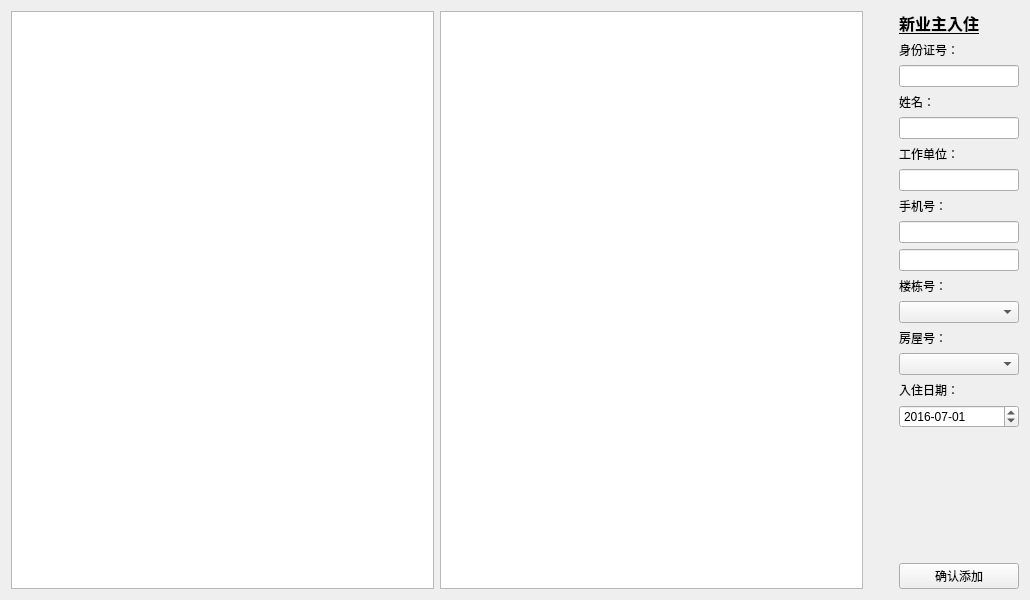
<?xml version="1.0" encoding="UTF-8"?>
<ui version="4.0">
 <class>AddProprietorWidget</class>
 <widget class="QWidget" name="AddProprietorWidget">
  <property name="geometry">
   <rect>
    <x>0</x>
    <y>0</y>
    <width>1030</width>
    <height>600</height>
   </rect>
  </property>
  <property name="sizePolicy">
   <sizepolicy hsizetype="Expanding" vsizetype="Expanding">
    <horstretch>0</horstretch>
    <verstretch>0</verstretch>
   </sizepolicy>
  </property>
  <property name="minimumSize">
   <size>
    <width>800</width>
    <height>600</height>
   </size>
  </property>
  <property name="windowTitle">
   <string>Form</string>
  </property>
  <layout class="QGridLayout" name="gridLayout">
   <item row="0" column="0">
    <layout class="QHBoxLayout" name="horizontalLayout" stretch="0,0,0">
     <item>
      <widget class="QTableView" name="proprietorTableView"/>
     </item>
     <item>
      <widget class="QTableView" name="tableView"/>
     </item>
     <item>
      <layout class="QVBoxLayout" name="verticalLayout">
       <property name="leftMargin">
        <number>30</number>
       </property>
       <item>
        <widget class="QLabel" name="label">
         <property name="font">
          <font>
           <family>Calibri</family>
           <pointsize>12</pointsize>
           <weight>75</weight>
           <bold>true</bold>
           <underline>true</underline>
          </font>
         </property>
         <property name="text">
          <string>新业主入住</string>
         </property>
        </widget>
       </item>
       <item>
        <widget class="QLabel" name="label_2">
         <property name="text">
          <string>身份证号：</string>
         </property>
        </widget>
       </item>
       <item>
        <widget class="QLineEdit" name="proprietorLineEdit">
         <property name="maximumSize">
          <size>
           <width>120</width>
           <height>16777215</height>
          </size>
         </property>
        </widget>
       </item>
       <item>
        <widget class="QLabel" name="label_3">
         <property name="text">
          <string>姓名：</string>
         </property>
        </widget>
       </item>
       <item>
        <widget class="QLineEdit" name="nameLineEdit">
         <property name="maximumSize">
          <size>
           <width>120</width>
           <height>16777215</height>
          </size>
         </property>
        </widget>
       </item>
       <item>
        <widget class="QLabel" name="label_4">
         <property name="text">
          <string>工作单位：</string>
         </property>
        </widget>
       </item>
       <item>
        <widget class="QLineEdit" name="organizationLineEdit">
         <property name="maximumSize">
          <size>
           <width>120</width>
           <height>16777215</height>
          </size>
         </property>
        </widget>
       </item>
       <item>
        <widget class="QLabel" name="label_5">
         <property name="text">
          <string>手机号：</string>
         </property>
        </widget>
       </item>
       <item>
        <widget class="QLineEdit" name="phone1LineEdit">
         <property name="maximumSize">
          <size>
           <width>120</width>
           <height>16777215</height>
          </size>
         </property>
        </widget>
       </item>
       <item>
        <widget class="QLineEdit" name="phone2Line">
         <property name="maximumSize">
          <size>
           <width>120</width>
           <height>16777215</height>
          </size>
         </property>
        </widget>
       </item>
       <item>
        <widget class="QLabel" name="label_6">
         <property name="text">
          <string>楼栋号：</string>
         </property>
        </widget>
       </item>
       <item>
        <widget class="QComboBox" name="buildingComboBox">
         <property name="maximumSize">
          <size>
           <width>120</width>
           <height>16777215</height>
          </size>
         </property>
        </widget>
       </item>
       <item>
        <widget class="QLabel" name="label_7">
         <property name="text">
          <string>房屋号：</string>
         </property>
        </widget>
       </item>
       <item>
        <widget class="QComboBox" name="roomComboBox">
         <property name="maximumSize">
          <size>
           <width>120</width>
           <height>16777215</height>
          </size>
         </property>
        </widget>
       </item>
       <item>
        <widget class="QLabel" name="label_8">
         <property name="text">
          <string>入住日期：</string>
         </property>
        </widget>
       </item>
       <item>
        <widget class="QDateTimeEdit" name="ownDateDateTimeEdit">
         <property name="maximumSize">
          <size>
           <width>120</width>
           <height>16777215</height>
          </size>
         </property>
         <property name="dateTime">
          <datetime>
           <hour>0</hour>
           <minute>0</minute>
           <second>0</second>
           <year>2016</year>
           <month>7</month>
           <day>1</day>
          </datetime>
         </property>
         <property name="date">
          <date>
           <year>2016</year>
           <month>7</month>
           <day>1</day>
          </date>
         </property>
         <property name="maximumDate">
          <date>
           <year>7999</year>
           <month>12</month>
           <day>30</day>
          </date>
         </property>
         <property name="displayFormat">
          <string>yyyy-MM-dd</string>
         </property>
         <property name="calendarPopup">
          <bool>false</bool>
         </property>
        </widget>
       </item>
       <item>
        <spacer name="verticalSpacer">
         <property name="orientation">
          <enum>Qt::Vertical</enum>
         </property>
         <property name="sizeHint" stdset="0">
          <size>
           <width>20</width>
           <height>40</height>
          </size>
         </property>
        </spacer>
       </item>
       <item>
        <widget class="QPushButton" name="pushButton">
         <property name="maximumSize">
          <size>
           <width>120</width>
           <height>16777215</height>
          </size>
         </property>
         <property name="text">
          <string>确认添加</string>
         </property>
        </widget>
       </item>
      </layout>
     </item>
    </layout>
   </item>
  </layout>
 </widget>
 <resources/>
 <connections/>
</ui>
